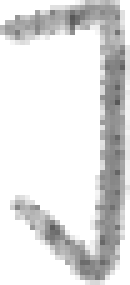
#> input picture data/train/00001/243170.png, 26 x 57 px (shown 5 times larger); its folder holds 3 pictures in this run
$ python get_labels.py
#> lines starting #> are read from the running program, lines starting #| are printed output that depends on the picture
### get_train_array.py
import os
import cv2
import numpy as np
import matplotlib.image as mi
from sklearn.model_selection import train_test_split


dataset = []  # 数据集列表
labels = []  # 标签列表
label = 0  # 第一个标签


def load_data(filepath):
    # 遍历filepath下所有文件，包括子目录
#> called with filepath = './data/train/'
    files = os.listdir(filepath)
    for fi in files:
        fi_d = os.path.join(filepath, fi+'/')
        if os.path.isdir(fi_d):
            global label
            load_data(fi_d)
#> call 2 of load_data, with filepath = './data/train/00001/'
#> in load_data, img is the input picture: shape (57, 26, 3) float32; min 0.341, max 1, mean 0.879
#> in load_data (call 2), `img2 = cv2.resize(img, (64, 64))`:
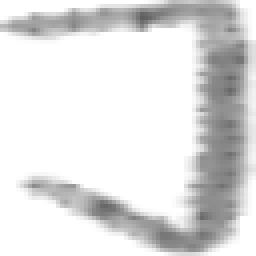
#> img2: shape (64, 64, 3) float32 (shown 4 times larger); min 0.376, max 1, mean 0.879
            label += 1
        else:
            labels.append(label)
            img = mi.imread(fi_d[:-1])
            img2 = cv2.resize(img, (64, 64))  # (64,64,3)
            dataset.append(img2)
#> pass 2 of the loop in load_data, `for fi in files:`:
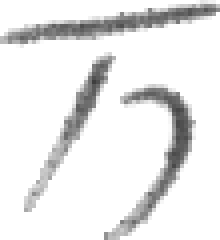
#> input picture data/train/00003/205521.png, 55 x 60 px (shown 4 times larger)
#> in load_data, img is the input picture: shape (60, 55, 3) float32; min 0.243, max 1, mean 0.912
#> in load_data (call 3), `img2 = cv2.resize(img, (64, 64))`:
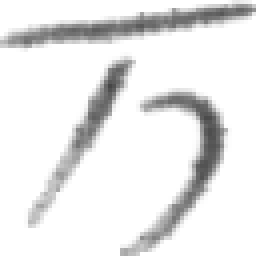
#> img2: shape (64, 64, 3) float32 (shown 4 times larger); min 0.278, max 1, mean 0.913

    # 在训练集中取一部分作为验证集
    train_image, val_image, train_label, val_label = train_test_split(
        np.array(dataset), np.array(labels), random_state=7)

    return train_image, val_image, train_label, val_label

### get_test_array.py
import os
import cv2
import numpy as np
import matplotlib.image as mi


dataset = []  # 数据集列表
labels = []  # 标签列表
label = 0  # 第一个标签


def load_data(filepath):
    # 遍历filepath下所有文件，包括子目录
#> (the run stopped early here; a loop or call above may not have finished)
